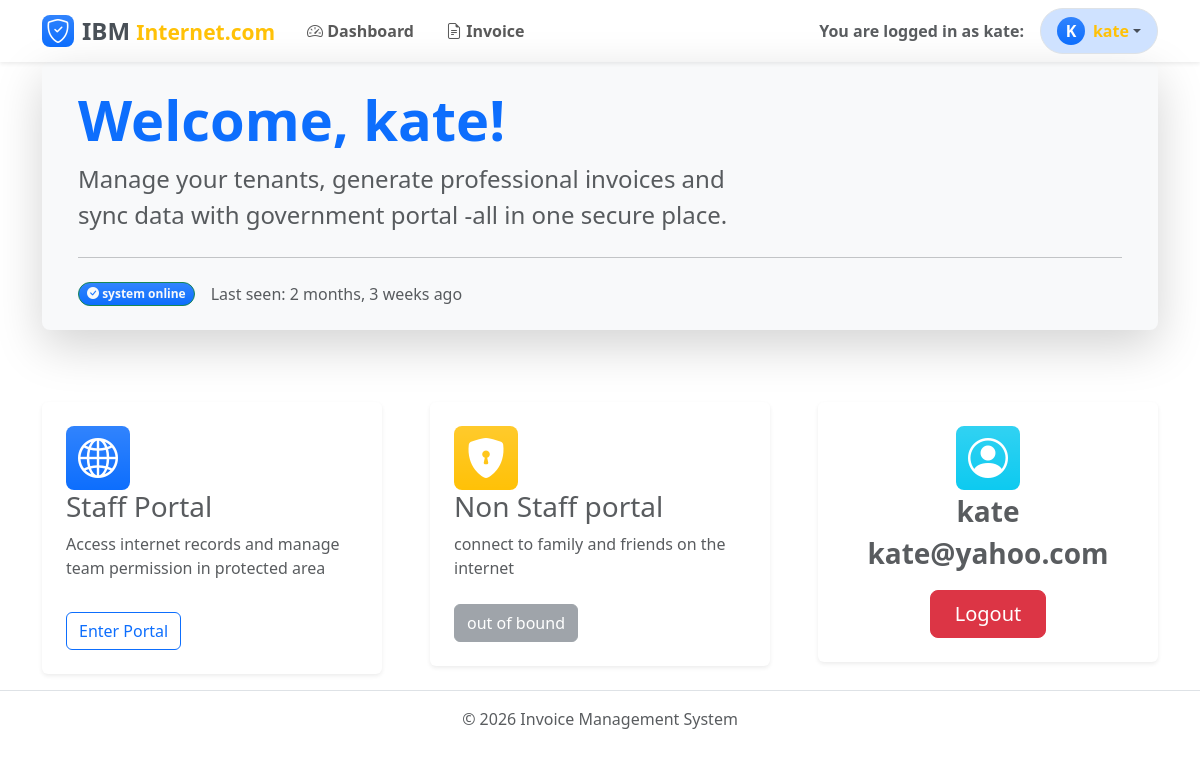
The app's page / (signed in) with its own data.
### quickapp/models.py (models this page shows)
class User(AbstractUser):
    phone_number = models.CharField(
        max_length=15,
        blank=True,
        null=True,
        verbose_name=_("Phone Number")
    )
    address = models.CharField(max_length=255, blank=True, null=True)
    country = models.CharField(max_length=100, blank=True, null=True)
    state = models.CharField(max_length=100, blank=True, null=True)
    first_name = models.CharField(max_length=50, blank=True, null=True)
    last_name = models.CharField(max_length=50, blank=True, null=True)
    email = models.EmailField(max_length=100, unique=True)
    class Meta:
        verbose_name = _("User")
        verbose_name_plural = _("Users")
    def __str__(self) -> str:
        return self.username

### quickapp/views.py (the view)
# urls.py: path('', views.home_view, name='home'),
@login_required
def home_view(request):
    return render(request, 'accounts/home.html')

### quickapp/templates/accounts/home.html (shortened to what this page needs)
{% extends 'base.html' %}
{% block content %}
<div class="p-4 rounded-3 bg-light shadow-lg mb-3">
    <div class="container-fluid ">
        <h1 class="display-4 text-primary fw-bold ">
            Welcome, {{ user.username}}!
        </h1>
        <p class="text-muted fs-4 col-md-8">
            Manage your tenants, generate professional invoices and sync data with government portal
            -all in one secure place.
        </p>
        <hr class="my-4 opacity-25">
        <div class="d-flex align-item-center">
            <span class="badge bg-primary bg-gradient rounded-pill border border-success text-light px-2 py-1">
                <i class="bi bi-check-circle-fill"></i> system online
            </span>
            <span class="text-muted ms-3">
                Last seen: {{ user.last_login|timesince  }} ago
            </span>
        </div>
    </div>
</div>
<div class="row g-5 mt-4">
    <div class="col-md-6 col-lg-4 mb-3">
        <div class="card border-0 shadow-sm ">
            <div class="card-body p-4 ">
                <div class="rounded-3 bg-primary bg-gradient d-flex align-items-center justify-content-center" style="width: 4rem; height: 4rem;">
                    <i class="bi bi-globe2 text-white fs-1"></i>
                </div>
                <h2 class="fw-semi-bold text-muted h3">Staff Portal</h2>
                <p class="text-muted">Access internet records and manage team permission in protected area</p>
                <a href="{% url 'protected' %}" class="btn btn-outline-primary mt-3">Enter Portal</a>
            </div>
        </div>
    </div>
    <div class="col-md-6 col-lg-4 mb-3 ">
        <div class="card border-0 shadow-sm ">
            <div class="card-body p-4">
                <div class="rounded-3 bg-warning bg-gradient d-flex align-items-center justify-content-center" style="width: 4rem; height: 4rem;">
                    <i class="bi bi-shield-lock-fill text-white fs-1 "></i>
                </div>
                <h2 class="fw-semi-bold text-muted h3">Non Staff portal</h2>
                <p class="text-muted mb-4">connect to family and friends on the internet</p>
                <a href="/" class="btn btn-secondary disabled ">out of bound</a>
            </div>
        </div>
    </div>
    <div class="col-md-6 col-lg-4 ">
        <div class="card border-0 shadow-sm mb-4 ">
                <div class="card-body text-center p-4 ">
                    <div class="rounded-3 bg-info bg-gradient d-flex align-items-center justify-content-center" style="width: 4rem; height: 4rem; margin: 0 auto;">
                        <i class="bi bi-person-circle text-white fs-1"></i>
                    </div>
                    <p class="text-muted fw-bold fs-3">{{ user.username}} <br>
                    {{user.email}} </p>
                    <a href="{% url 'logout' %}" class="btn btn-danger btn-lg px-4">Logout</a>
                </div>
        </div>
    </div>
</div>
{% endblock %}

### quickapp/templates/accounts/navbar.html (shortened to what this page needs)
{% load static %}
<nav class="navbar navbar-expand-lg bg-gradient shadow-sm sticky-top">
    <div class="container">
        <a class="navbar-brand fw-bold fs-4 d-flex justify-content-center align-items-center " href="/">
            <span class="d-flex me-2 justify-content-center align-items-center rounded-3 bg-gradient bg-primary text-white" style="width: 32px; height: 32px;">
                <i class="bi bi-shield-check"></i>
            </span>
            <span class="text-dark-emphasis">IBM <span class="text-warning small">Internet.com</span></span>
        </a>
        <div class="collapse navbar-collapse" id="Mydata">
            <ul class="navbar-nav me-auto">
                {% if user.is_authenticated %}
                <li class="nav-item">
                    <a class="nav-link fw-bold px-3 {% if request.resolver_match.url_name == 'protected' %}active text-primary text-decoration-line{% endif %}" href="{% url 'protected' %}">
                        <i class="bi bi-speedometer2"></i> Dashboard
                    </a>
                </li>
                <li class="nav-item">
                    <a class="nav-link fw-bold px-3" href="#">
                        <i class="bi bi-file-earmark-text"></i> Invoice
                    </a>
                </li>
                {% endif %}
            </ul>
            <ul class="navbar-nav align-items-center ">
                {% if user.is_authenticated %}
                <li class="nav-item navbar-text text-muted me-3 fw-bold">
                    You are logged in as {{ user }}:
                </li>
                <li class="nav-item dropdown">
                    <a class="nav-link dropdown-toggle rounded-pill btn btn-light bg-primary-subtle px-3 d-flex align-items-center border"
                         href="#" id="UserDropdown" type="button" data-bs-toggle="dropdown" aria-expanded="false">
                        <span class="rounded-circle bg-primary bg-gradient me-2 d-flex justify-content-center align-items-center fw-semibold text-white" style="width: 28px; height: 28px;">
                            {{ user.username|slice:":1"|upper }}
                        </span>
                        <div class="text-warning fw-semibold">{{ user.username }}</div>
                    </a>
                </li>
                {% endif %}
            </ul>
        </div>
    </div>
</nav>

### records on screen
User: username "kate", username "K", last_login "2 months, 3 weeks", email "kate@yahoo.com"
